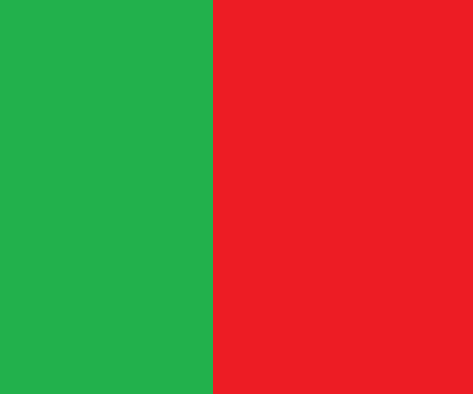
#> input picture 5 - Evolutionary/red-green.bmp, 473 x 394 px
$ jupyter execute --allow-errors MonaLisa.ipynb
#> lines starting #> are read from the running program, lines starting #| are printed output that depends on the picture
# Evolutionary Algorithm - Evolving Mona Lisa using Lines
## Each individual is a set of colored lines drawn over a canvas
## Goal: Approximate Mona Lisa image

[cell 1]
import numpy as np
import matplotlib.pyplot as plt
from PIL import Image, ImageDraw
from IPython.display import clear_output
import random
from skimage.metrics import structural_similarity as ssim


# ==== CONFIGURATION ====
TARGET_PATH = "red-green.bmp"  # <-- replace with your own small image
NUM_CIRCLES = 50            # number of circles per individual
POP_SIZE = 50               # number of individuals per generation
GENERATIONS = 2000          # how many generations to evolve
MUTATION_RATE = 0.1
IMG_SIZE = (128, 128)       # target image size (resized for performance)
DISPLAY_INTERVAL = 50       # show every N generations


# ==== LOAD AND PREPARE TARGET IMAGE ====
target_img = Image.open(TARGET_PATH).convert("RGB").resize(IMG_SIZE)
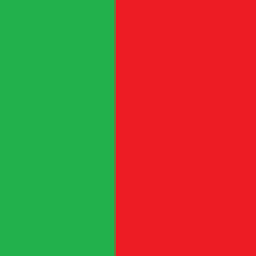
#> target_img: PIL image 128x128 RGB (shown 2 times larger); mean R, G, B 145.6, 95.1, 54
target_array = np.array(target_img, dtype=np.int16)


# ==== HELPER FUNCTIONS ====
def random_circle():
    """Generate a random circle (x, y, radius, color, alpha)."""
    return {
        "x": random.randint(0, IMG_SIZE[0]),
        "y": random.randint(0, IMG_SIZE[1]),
        "r": random.randint(5, 30),
        "color": tuple(np.random.randint(0, 256, 4)),
    }

def draw_individual(genes):
    """Render the genes (circles) into an image."""
    img = Image.new("RGB", IMG_SIZE, (255, 255, 255))
#> img: PIL image 128x128 RGB; every value is 255
    overlay = Image.new("RGBA", IMG_SIZE, (255, 255, 255, 0))
    draw = ImageDraw.Draw(overlay, "RGBA")
    for g in genes:
        color = g["color"]
        draw.ellipse(
            [g["x"] - g["r"], g["y"] - g["r"], g["x"] + g["r"], g["y"] + g["r"]],
            fill=color
        )
    img = Image.alpha_composite(img.convert("RGBA"), overlay)
#> img: PIL image 128x128 RGBA
    return img.convert("RGB")

def fitness(genes):
    """Compute fitness as negative mean squared error (higher is better)."""
    img = np.array(draw_individual(genes), dtype=np.int16)
#> img: shape (128, 128, 3) int16
    mse = np.mean((img - target_array) ** 2)
#> mse = 2128.2
    return -mse


def fitness_2(genes):
    """
    SSIM (Structural Similarity Index) is advantageous because it measures image similarity in a way that aligns
    with human perception, taking into account luminance, contrast, and structural patterns rather than just raw
    pixel differences. Unlike simple metrics like MSE, SSIM rewards the correct formation of shapes and textures,
    is more robust to small brightness or contrast changes, and provides a smooth, bounded score that guides
    genetic algorithms toward visually meaningful solutions. This makes it ideal for image evolution tasks, as
    it encourages the algorithm to produce images that look right rather than merely match pixel values.
    """
    # Render the individual into an image
    img = np.array(draw_individual(genes), dtype=np.uint8)

    # Convert both images to grayscale
    gray_target = np.dot(target_array[..., :3], [0.2989, 0.5870, 0.1140]).astype(np.uint8)
    gray_img = np.dot(img[..., :3], [0.2989, 0.5870, 0.1140]).astype(np.uint8)

    # Compute SSIM (returns value between -1 and 1, higher = better)
    ssim_score = ssim(gray_target, gray_img)

    return ssim_score  # higher is better


def mutate(genes):
    """Mutate by changing one or more circles slightly."""
    new_genes = [g.copy() for g in genes]
    for g in new_genes:
        if random.random() < MUTATION_RATE:
            g["x"] = np.clip(g["x"] + random.randint(-10, 10), 0, IMG_SIZE[0])
            g["y"] = np.clip(g["y"] + random.randint(-10, 10), 0, IMG_SIZE[1])
            g["r"] = np.clip(g["r"] + random.randint(-5, 5), 5, 40)
            g["color"] = tuple(np.clip(np.array(g["color"]) + np.random.randint(-20, 20, 4), 0, 255))
    return new_genes

def crossover(p1, p2):
    """Combine genes from two parents."""
    pivot = random.randint(0, NUM_CIRCLES)
    return p1[:pivot] + p2[pivot:]

def random_individual():
    return [random_circle() for _ in range(NUM_CIRCLES)]

# ==== INITIAL POPULATION ====
population = [random_individual() for _ in range(POP_SIZE)]
fitnesses = [fitness(ind) for ind in population]
#> in draw_individual (call 7), `img = Image.alpha_composite(img.convert("RGBA"), overlay)`:
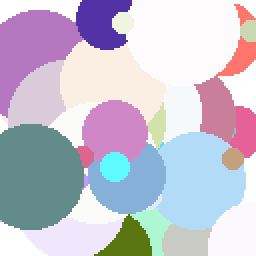
#> img: PIL image 128x128 RGBA (shown 2 times larger); mean R, G, B, A 197.1, 193.9, 208.7, 255
#> in draw_individual (call 8), `img = Image.alpha_composite(img.convert("RGBA"), overlay)`:
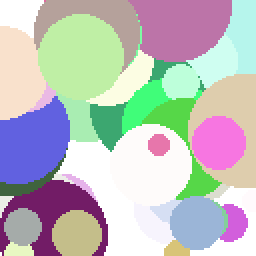
#> img: PIL image 128x128 RGBA (shown 2 times larger); mean R, G, B, A 189.9, 190.9, 190.7, 255
#> in draw_individual (call 9), `img = Image.alpha_composite(img.convert("RGBA"), overlay)`:
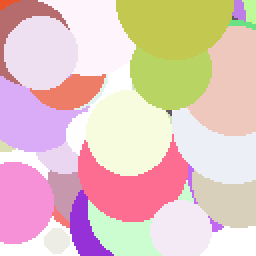
#> img: PIL image 128x128 RGBA (shown 2 times larger); mean R, G, B, A 228, 199.5, 194.2, 255
#> in draw_individual (call 10), `img = Image.alpha_composite(img.convert("RGBA"), overlay)`:
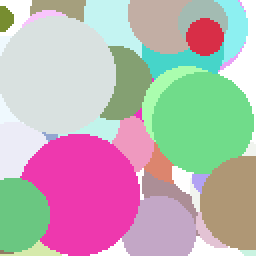
#> img: PIL image 128x128 RGBA (shown 2 times larger); mean R, G, B, A 189.1, 178.5, 180.3, 255
#> in draw_individual (call 11), `img = Image.alpha_composite(img.convert("RGBA"), overlay)`:
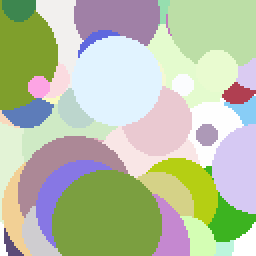
#> img: PIL image 128x128 RGBA (shown 2 times larger); mean R, G, B, A 185.5, 194.3, 167.6, 255
#> in draw_individual (call 12), `img = Image.alpha_composite(img.convert("RGBA"), overlay)`:
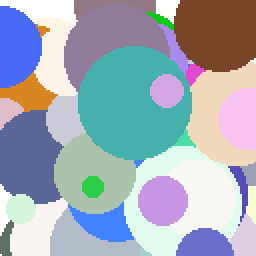
#> img: PIL image 128x128 RGBA (shown 2 times larger); mean R, G, B, A 160.8, 171.5, 183.3, 255
#> in draw_individual (call 13), `img = Image.alpha_composite(img.convert("RGBA"), overlay)`:
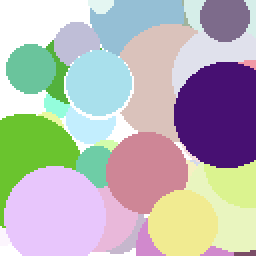
#> img: PIL image 128x128 RGBA (shown 2 times larger); mean R, G, B, A 184.8, 183.1, 182.8, 255
#> in draw_individual (call 14), `img = Image.alpha_composite(img.convert("RGBA"), overlay)`:
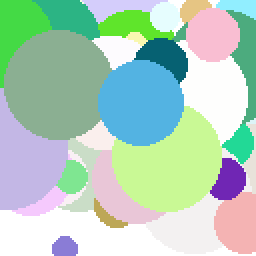
#> img: PIL image 128x128 RGBA (shown 2 times larger); mean R, G, B, A 176.5, 206.7, 190.1, 255
#> in draw_individual (call 15), `img = Image.alpha_composite(img.convert("RGBA"), overlay)`:
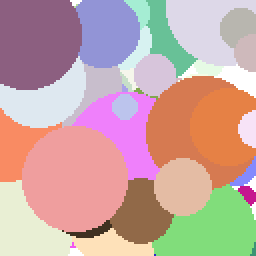
#> img: PIL image 128x128 RGBA (shown 2 times larger); mean R, G, B, A 199.3, 167.5, 163.2, 255
#> fitnesses = 50 values, max 2983.5 at index 1, min -9107.3 at index 19, mean -2862.7

best = population[np.argmax(fitnesses)]
#> best = 50 items
best_score = max(fitnesses)
#> best_score = 2983.5

# ==== EVOLUTION LOOP ====
plt.figure(figsize=(6, 3))
#> (this line was passed over: IPython is not available in this run)
#> (the rest of this cell did not finish here and is left out)
